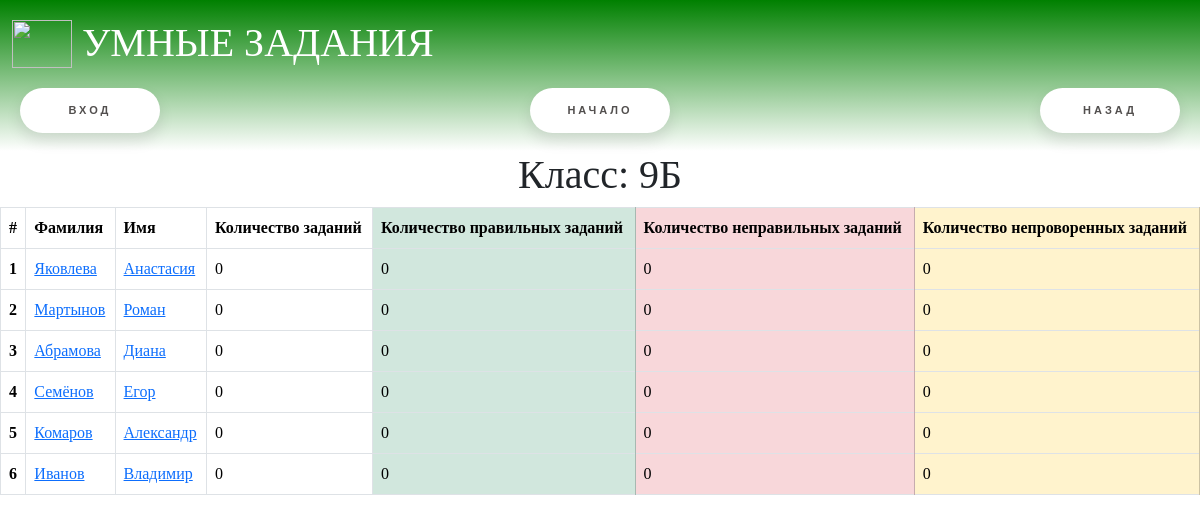
The page /lk/teacher_classes/1 on the database its author committed.
### main/models.py (models this page shows, shortened)
class Grade(models.Model):
    number = models.IntegerField("Класс")
    letter = models.CharField("Буква класса", max_length=1)
    class Meta:
        verbose_name = 'Класс'
        verbose_name_plural = "Классы"

class Student(models.Model):
    user = models.ForeignKey(User, verbose_name="Пользователь", on_delete=models.CASCADE, unique=True)
    grade = models.ForeignKey(Grade, verbose_name="Класс", on_delete=models.CASCADE)
    level_of_knowledge = models.IntegerField("Уровень знаний", default=0)
    class Meta:
        verbose_name = 'Ученик'
        verbose_name_plural = "Ученики"

class User(AbstractUser):
    user_type = models.ForeignKey(UserType, verbose_name="Тип пользователя", on_delete=models.SET_NULL, blank=True,
                                  null=True)
    phone_number = models.CharField("Телефон", max_length=15, blank=True, null=True)
    class Meta:
        verbose_name = 'Пользователь'
        verbose_name_plural = "Пользователи"

### main/views.py (the view)
# urls.py: path("lk/teacher_classes/<int:id>", views.teacher_class, name="teacher_class"),
def teacher_class(request, id):
    grade = models.Grade.objects.get(id=id)
    students = models.Student.objects.filter(grade__id=id)
    students_dict = []
    start_date = datetime.today() - timedelta(days=60)
    for student in students:
        students_dict.append({"student": student, **utils.student_result_base(student.user, start_date)})
    return render(request, "teacher_class.html", {
        "class": grade,
        "students": students_dict,
    })

### main/utils.py (called while the page is built)
def student_result_base(user, start_date, end_date=datetime.date.today()):
    student_tasks = models.StudentTask.objects.filter(student__user=user).filter(
            get_date__gte=start_date,
            get_date__lte=end_date)
    student_tasks_right = student_tasks.filter(is_right=True).count()
    student_tasks_wrong = student_tasks.filter(is_right=False).count()
    student_tasks_len = len(student_tasks)
    student_tasks_no_check = student_tasks_len - student_tasks_right - student_tasks_wrong
    return {
        'student_tasks_right': student_tasks_right,
        "student_tasks_wrong": student_tasks_wrong,
        'student_tasks_len': student_tasks_len,
        'student_tasks_no_check': student_tasks_no_check
    }

### main/templates/teacher_class.html
{% extends 'base.html' %}
{% block content %}
    <h1>Класс: {{ class.number }}{{ class.letter }}</h1>
    <table class="table table-bordered">
        <thead>
        <tr>
            <th scope="col">#</th>
            <th scope="col">Фамилия</th>
            <th scope="col">Имя</th>
            <th scope="col">Количество заданий</th>
            <th scope="col" class="table-success">Количество правильных заданий</th>
            <th scope="col" class="table-danger">Количество неправильных заданий</th>
            <th scope="col" class="table-warning">Количество непроворенных заданий</th>
        </tr>
        </thead>
        <tbody>
        {% for item in students %}
            <tr>
                <th scope="col">{{ forloop.counter }}</th>
                <td><a
                        href="{% url "student_task_list_teacher" item.student.id %}">{{ item.student.user.last_name }}</a>
                </td>
                <td><a
                        href="{% url "student_task_list_teacher" item.student.id %}">{{ item.student.user.first_name }}</a>
                </td>
                <td>{{ item.student_tasks_len }}</td>
                <td class="table-success">{{ item.student_tasks_right }}</td>
                <td class="table-danger">{{ item.student_tasks_wrong }}</td>
                <td class="table-warning">{{ item.student_tasks_no_check }}</td>
            </tr>
        {% endfor %}
        </tbody>
    </table>
{% endblock %}

### static/css/main.css (style rules this page uses)
html, body { height: 100%; }
body { margin: 0; background: whitesmoke; }
h1 { font-family: Bradley Hand, cursive; color: Green; font-weight: bold; text-align: center; }
a { color: black; }
* { font-family: 'Times New Roman', Times, serif; }

### rows shown on the page
Grade: number "9", letter "Б"
Student: student.user.last_name "Яковлева", student.user.first_name "Анастасия", student_tasks_len "0", student_tasks_right "0", student_tasks_wrong "0", student_tasks_no_check "0"
Student: student.user.last_name "Мартынов", student.user.first_name "Роман", student_tasks_len "0", student_tasks_right "0", student_tasks_wrong "0", student_tasks_no_check "0"
Student: student.user.last_name "Абрамова", student.user.first_name "Диана", student_tasks_len "0", student_tasks_right "0", student_tasks_wrong "0", student_tasks_no_check "0"
Student: student.user.last_name "Семёнов", student.user.first_name "Егор", student_tasks_len "0", student_tasks_right "0", student_tasks_wrong "0", student_tasks_no_check "0"
Student: student.user.last_name "Комаров", student.user.first_name "Александр", student_tasks_len "0", student_tasks_right "0", student_tasks_wrong "0", student_tasks_no_check "0"
Student: student.user.last_name "Иванов", student.user.first_name "Владимир", student_tasks_len "0", student_tasks_right "0", student_tasks_wrong "0", student_tasks_no_check "0"
